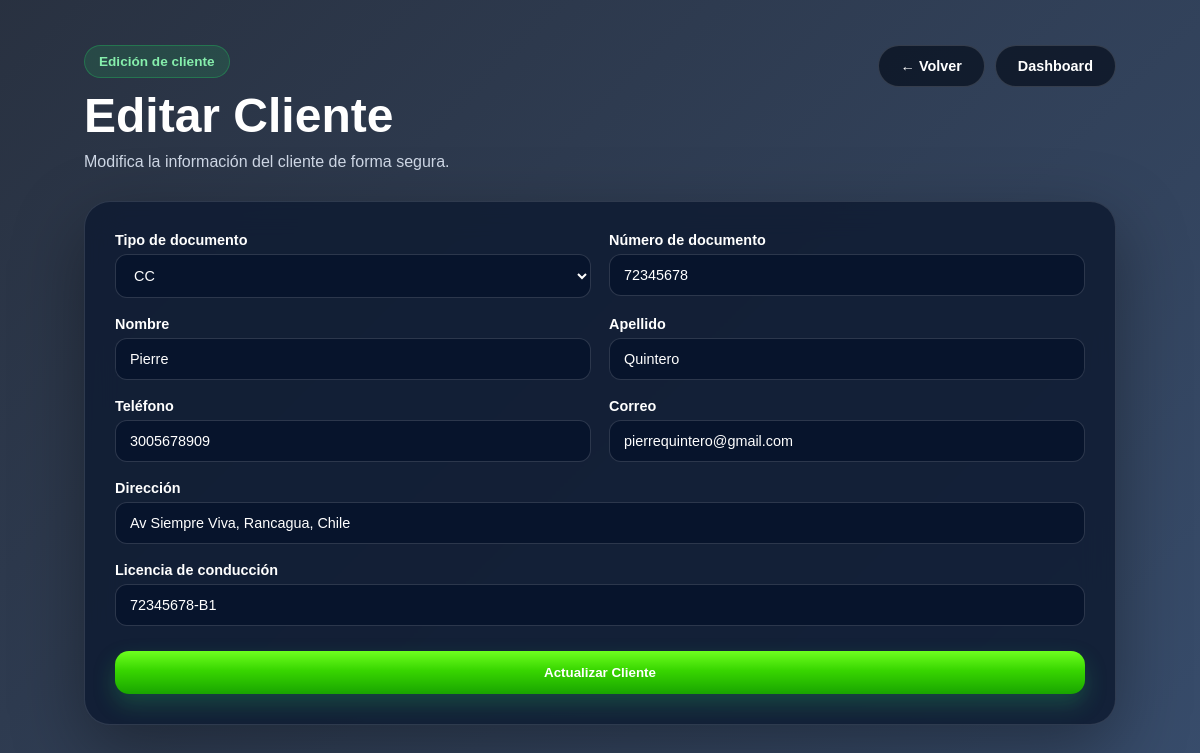
The page /clientes/editar.php?id=6 on the database its author committed.
### tables this page shows
CREATE TABLE `clientes` (
  `id_cliente` int(11) NOT NULL,
  `tipo_documento` varchar(20) NOT NULL,
  `numero_documento` varchar(50) NOT NULL,
  `nombre` varchar(100) NOT NULL,
  `apellido` varchar(100) NOT NULL,
  `telefono` varchar(20) NOT NULL,
  `correo` varchar(100) DEFAULT NULL,
  `direccion` varchar(150) DEFAULT NULL,
  `licencia_conduccion` varchar(50) NOT NULL,
  `fecha_registro` timestamp NOT NULL DEFAULT current_timestamp(),
  `codigo_cliente` varchar(50) DEFAULT NULL,
  `total_alquileres_confirmados` int(11) NOT NULL DEFAULT 0,
  `nombres` varchar(100) DEFAULT NULL,
  `apellidos` varchar(100) DEFAULT NULL,
  `estado_cliente` enum('prospecto','activo') DEFAULT 'prospecto'
);

### clientes/editar.php (the view, shortened to what this page needs)
<?php
include("../config/conexion.php");
$id = intval($_GET['id']);
$sql = "SELECT * FROM clientes WHERE id_cliente = ?";
$stmt = $conn->prepare($sql);
$stmt->bind_param("i", $id);
$stmt->execute();
$resultado = $stmt->get_result();
$cliente = $resultado->fetch_assoc();
?>
<!DOCTYPE html>
<html lang="es">
<head>
</head>
<body>
<div class="container">
    <div class="header">
        <div>
            <span class="badge">Edición de cliente</span>
            <h1>Editar Cliente</h1>
            <p>Modifica la información del cliente de forma segura.</p>
        </div>
        <div class="actions">
            <a href="index.php" class="btn btn-dark">← Volver</a>
            <a href="../admin/dashboard.php" class="btn btn-dark">Dashboard</a>
        </div>
    </div>
    <div class="card">
        <form action="actualizar.php" method="POST">
            <div class="form-grid">
                <div class="form-group">
                    <label>Tipo de documento</label>
                    <select name="tipo_documento" required>
                        <option value="CC" <?php if($cliente['tipo_documento']=='CC') echo 'selected'; ?>>CC</option>
                    </select>
                </div>
                <div class="form-group">
                    <label>Número de documento</label>
                    <input type="text" name="numero_documento" value="<?php echo htmlspecialchars($cliente['numero_documento']); ?>" required>
                </div>
                <div class="form-group">
                    <label>Nombre</label>
                    <input type="text" name="nombre" value="<?php echo htmlspecialchars($cliente['nombre']); ?>" required>
                </div>
                <div class="form-group">
                    <label>Apellido</label>
                    <input type="text" name="apellido" value="<?php echo htmlspecialchars($cliente['apellido']); ?>" required>
                </div>
                <div class="form-group">
                    <label>Teléfono</label>
                    <input type="text" name="telefono" value="<?php echo htmlspecialchars($cliente['telefono']); ?>" required>
                </div>
                <div class="form-group">
                    <label>Correo</label>
                    <input type="email" name="correo" value="<?php echo htmlspecialchars($cliente['correo']); ?>">
                </div>
                <div class="form-group form-group-full">
                    <label>Dirección</label>
                    <input type="text" name="direccion" value="<?php echo htmlspecialchars($cliente['direccion']); ?>">
                </div>
                <div class="form-group form-group-full">
                    <label>Licencia de conducción</label>
                    <input type="text" name="licencia_conduccion" value="<?php echo htmlspecialchars($cliente['licencia_conduccion']); ?>">
                </div>
            </div>
            <button type="submit" class="btn-primary">
                Actualizar Cliente
            </button>
        </form>
    </div>
</div>
</body>
</html>

### clientes/editar.php (style rules this page uses)
* { margin:0; padding:0; box-sizing:border-box; }
body { font-family: Arial, sans-serif; min-height:100vh; background: linear-gradient(135deg, rgba(3,13,31,0.85), rgba(6,32,71,0.80)), url("/benedetti-rent-a-car/assets/img/fondo_vehiculos.png") center center / cover no-repeat fixed; color:#fff; padding:45px 7%; }
.container { max-width:1100px; margin:0 auto; }
.header { display:flex; justify-content:space-between; align-items:flex-start; gap:20px; margin-bottom:30px; }
.badge { display:inline-flex; padding:8px 14px; border-radius:999px; background:rgba(34,197,94,0.15); border:1px solid rgba(34,197,94,0.35); color:#86efac; font-size:0.85rem; font-weight:700; margin-bottom:10px; }
h1 { font-size:clamp(2rem,4vw,3rem); margin-bottom:10px; }
.header p { color:#cfd8e6; }
.actions { display:flex; gap:10px; flex-wrap:wrap; }
.btn { display:inline-flex; align-items:center; justify-content:center; padding:12px 22px; border-radius:999px; text-decoration:none; font-weight:800; font-size:0.9rem; transition:all 0.25s ease; }
.btn-dark { background:rgba(3,10,24,0.65); border:1px solid rgba(255,255,255,0.15); color:#fff; }
.card { background:rgba(15,28,51,0.88); border:1px solid rgba(255,255,255,0.12); border-radius:26px; padding:30px; box-shadow:0 24px 70px rgba(0,0,0,0.35); backdrop-filter:blur(16px); }
.form-grid { display:grid; grid-template-columns:repeat(2,1fr); gap:18px; }
.form-group { display:flex; flex-direction:column; }
.form-group-full { grid-column:1 / -1; }
label { font-size:0.9rem; font-weight:700; margin-bottom:6px; }
input, select { width:100%; padding:12px 14px; border-radius:12px; border:1px solid rgba(255,255,255,0.15); background:rgba(8,21,45,0.95); color:#fff; font-size:0.9rem; }
.btn-primary { margin-top:25px; width:100%; padding:14px; border:none; border-radius:14px; font-weight:800; cursor:pointer; background:linear-gradient(180deg,#6eff1f 0%,#38d600 45%,#19a500 100%); color:#fff; box-shadow:0 10px 22px rgba(34,197,94,0.25); }

### rows shown on the page
clientes: tipo_documento "CC", numero_documento "72345678", nombre "Pierre", apellido "Quintero", telefono "3005678909", correo "pierrequintero@gmail.com", direccion "Av Siempre Viva, Rancagua, Chile", licencia_conduccion "72345678-B1"
